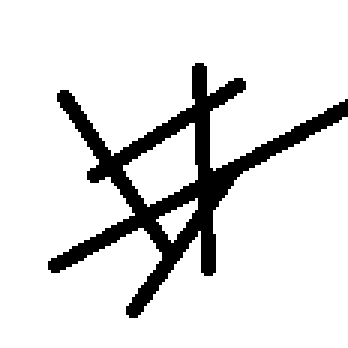
#> input picture PythonTest1202/PythonTest1202/test.png, 116 x 116 px (shown 3 times larger)
$ python PythonTest1202.py
#> lines starting #> are read from the running program, lines starting #| are printed output that depends on the picture; after the words box and inside, x2 and y2 are one past the last pixel; in counts of white or black regions, pixels touching at a corner belong together
import numpy as np
from matplotlib import pyplot as plt

# [98 lines of commented-out code are left out]

img = plt.imread('test.png')
#> img is the input picture: shape (116, 116, 3) float32; values 0 (black) and 1 (white), 87.6% white; 1 black region, box (x1, y1, x2, y2) and area: (16, 21, 116, 106) 1663
print(img.shape, img.dtype)
#| (116, 116, 3) float32
plt.imshow(img[40:80, 20:80])
plt.show()
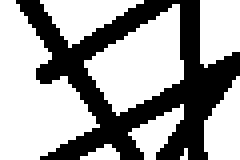
#> shown: shape (40, 60, 3) float32 (shown 4 times larger); values 0 (black) and 1 (white), 63.2% white; 1 black region, box (x1, y1, x2, y2) and area: (4, 0, 60, 40) 882
